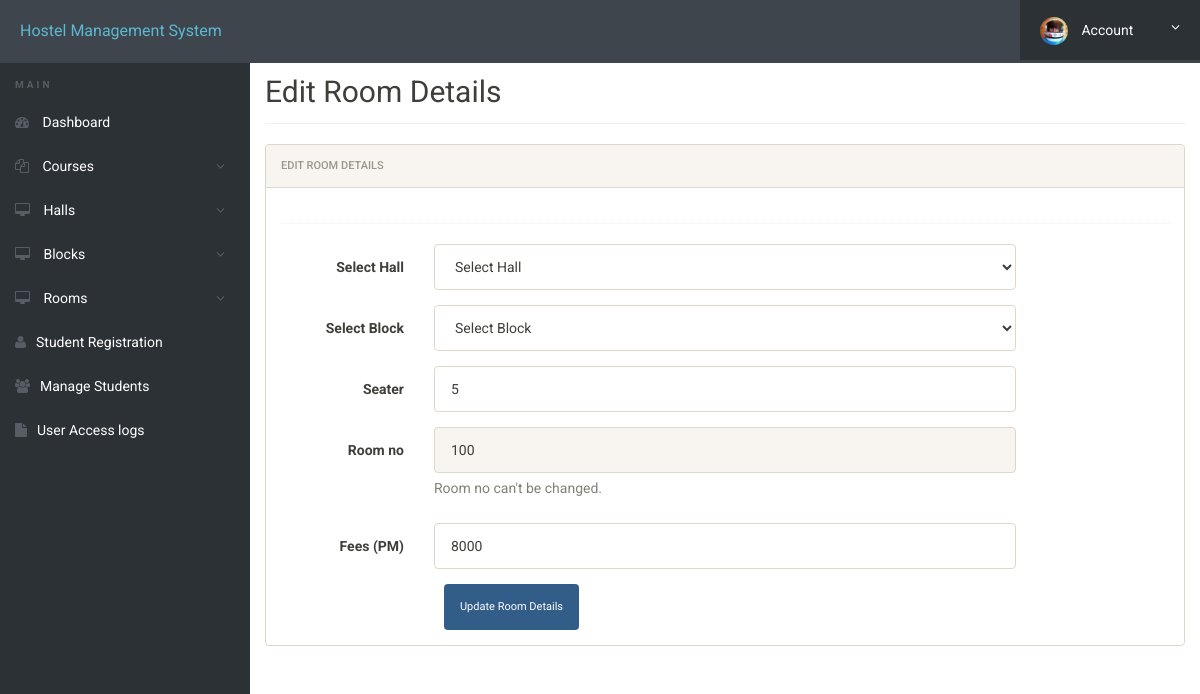
The page /admin/edit-room.php?id=1 (signed in) on the database as committed earlier.
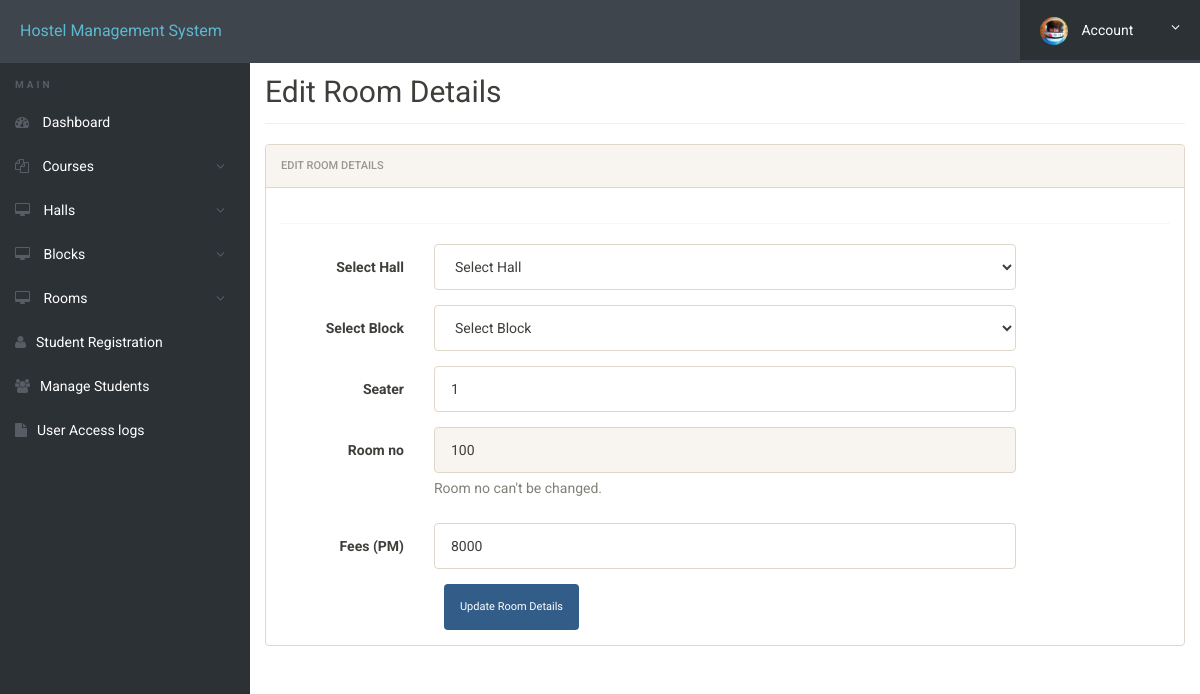
The same page on the database as committed later.
### tables this page shows
CREATE TABLE `rooms` (
  `id` int(11) NOT NULL,
  `hall_id` int(11) DEFAULT NULL,
  `block_id` int(11) DEFAULT NULL,
  `seater` int(11) DEFAULT NULL,
  `room_no` int(11) DEFAULT NULL,
  `fees` int(11) DEFAULT NULL,
  `posting_date` timestamp NULL DEFAULT current_timestamp()
);

### admin/edit-room.php (the view, shortened to what this page needs)
<?php
include('includes/config.php');
?>
<!doctype html>
<html lang="en" class="no-js">
<head>
	<link rel="stylesheet" href="css/font-awesome.min.css">
	<link rel="stylesheet" href="css/bootstrap.min.css">
	<link rel="stylesheet" href="css/dataTables.bootstrap.min.css">>
	<link rel="stylesheet" href="css/bootstrap-social.css">
	<link rel="stylesheet" href="css/bootstrap-select.css">
	<link rel="stylesheet" href="css/fileinput.min.css">
	<link rel="stylesheet" href="css/awesome-bootstrap-checkbox.css">
	<link rel="stylesheet" href="css/style.css">
</head>
<body>
	<?php include('includes/header.php'); ?>
	<div class="ts-main-content">
		<?php include('includes/sidebar.php'); ?>
		<div class="content-wrapper">
			<div class="container-fluid">
				<div class="row">
					<div class="col-md-12">
						<h2 class="page-title">Edit Room Details </h2>
						<div class="row">
							<div class="col-md-12">
								<div class="panel panel-default">
									<div class="panel-heading">Edit Room Details</div>
									<div class="panel-body">
										<form method="post" class="form-horizontal">
											<?php
											$id = $_GET['id'];
											$ret = "select * from rooms where id=?";
											$stmt = $mysqli->prepare($ret);
											$stmt->bind_param('i', $id);
											$stmt->execute();
											$res = $stmt->get_result();
											while ($row = $res->fetch_object()) {
											?>
												<div class="hr-dashed"></div>
												<div class="form-group">
													<label class="col-sm-2 control-label">Select Hall </label>
													<div class="col-sm-8">
														<Select name="hall_id" class="form-control" required>
															<option value="">Select Hall</option>
															<?php
															$query = "SELECT * FROM halls";
															$stmt2 = $mysqli->prepare($query);
															$stmt2->execute();
															$res = $stmt2->get_result();
															?>
														</Select>
													</div>
												</div>
												<div class="form-group">
													<label class="col-sm-2 control-label">Select Block </label>
													<div class="col-sm-8">
														<Select name="block_id" class="form-control" required>
															<option value="">Select Block</option>
															<?php
															$query = "SELECT * FROM blocks";
															$stmt2 = $mysqli->prepare($query);
															$stmt2->execute();
															$res = $stmt2->get_result();
															?>
														</Select>
													</div>
												</div>
												<div class="form-group">
													<label class="col-sm-2 control-label">Seater </label>
													<div class="col-sm-8">
														<input type="text" name="seater" value="<?php echo $row->seater; ?>" class="form-control">
													</div>
												</div>
												<div class="form-group">
													<label class="col-sm-2 control-label">Room no </label>
													<div class="col-sm-8">
														<input type="text" class="form-control" name="rmno" id="rmno" value="<?php echo $row->room_no; ?>" disabled>
														<span class="help-block m-b-none">
															Room no can't be changed.</span>
													</div>
												</div>
												<div class="form-group">
													<label class="col-sm-2 control-label">Fees (PM) </label>
													<div class="col-sm-8">
														<input type="text" class="form-control" name="fees" value="<?php echo $row->fees; ?>">
													</div>
												</div>
											<?php } ?>
											<div class="col-sm-8 col-sm-offset-2">
												<input class="btn btn-primary" type="submit" name="submit" value="Update Room Details ">
											</div>
									</div>
								</div>
							</div>
						</div>
					</div>
				</div>
			</div>
		</div>
	</div>
</body>
</html>

Rows that differ between the two databases and show on the page:
changed rooms: seater "5" → "1"
